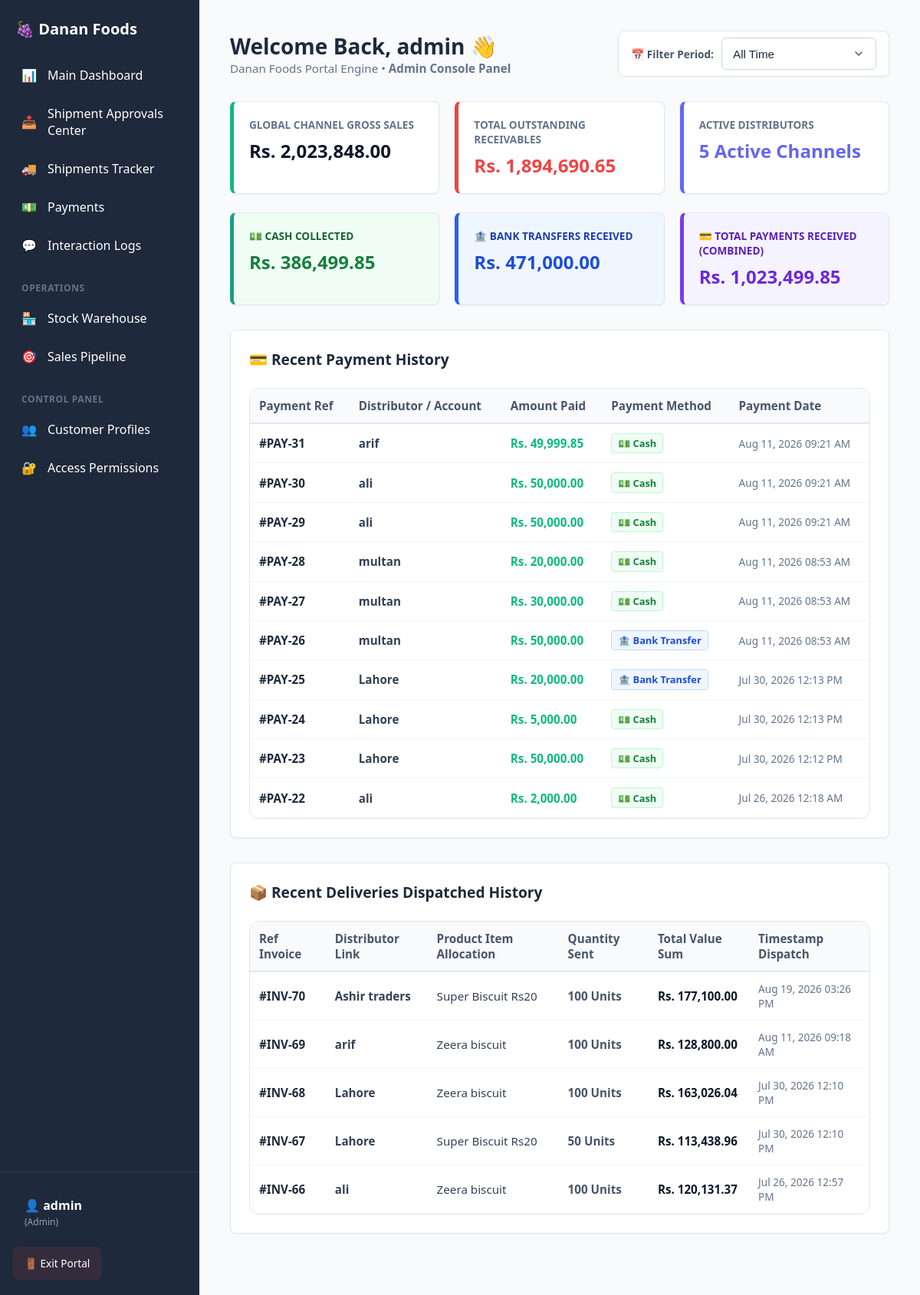
/dashboard.php (signed in), run on the app's committed database.
### tables this page shows
CREATE TABLE `customer_payments` (
  `id` int(11) NOT NULL,
  `payment_group_id` bigint(20) DEFAULT NULL,
  `customer_id` int(11) NOT NULL,
  `payment_method` enum('Cash','Bank Transfer','Bank Cheque') NOT NULL DEFAULT 'Cash',
  `bank_account_id` int(11) DEFAULT NULL,
  `cheque_number` varchar(100) DEFAULT NULL,
  `cheque_date` date DEFAULT NULL,
  `amount_paid` decimal(12,2) NOT NULL,
  `status` enum('Cleared','Hold','Bounced','Cancelled') NOT NULL DEFAULT 'Cleared',
  `payment_date` datetime DEFAULT current_timestamp(),
  `notes` varchar(255) DEFAULT NULL,
  `user_id` int(11) NOT NULL
);

CREATE TABLE `customers` (
  `id` int(11) NOT NULL,
  `full_name` varchar(100) NOT NULL,
  `email` varchar(100) NOT NULL,
  `username` varchar(50) DEFAULT NULL,
  `password` varchar(255) DEFAULT NULL,
  `raw_password_text` varchar(100) DEFAULT NULL,
  `phone` varchar(20) DEFAULT NULL,
  `address` text DEFAULT NULL,
  `assigned_agent_id` int(11) DEFAULT NULL,
  `created_at` timestamp NULL DEFAULT current_timestamp(),
  `total_balance_due` decimal(10,2) NOT NULL DEFAULT 0.00
);

CREATE TABLE `product_shipments` (
  `id` int(11) NOT NULL,
  `shipment_group_id` varchar(50) DEFAULT NULL,
  `customer_id` int(11) NOT NULL,
  `product_id` int(11) NOT NULL,
  `quantity_sent` int(11) NOT NULL,
  `total_bill` decimal(10,2) NOT NULL,
  `amount_paid` decimal(10,2) NOT NULL DEFAULT 0.00,
  `shipment_date` timestamp NULL DEFAULT current_timestamp(),
  `truck_number` varchar(50) DEFAULT NULL,
  `builty_no` varchar(50) DEFAULT NULL,
  `driver_no` varchar(50) DEFAULT NULL,
  `transport_goods_name` varchar(100) DEFAULT NULL,
  `loading_price` decimal(10,2) DEFAULT 0.00
);

CREATE TABLE `inventory` (
  `id` int(11) NOT NULL,
  `product_name` varchar(100) NOT NULL,
  `sku` varchar(50) NOT NULL,
  `available_stock` int(11) NOT NULL DEFAULT 0,
  `unit_price` decimal(10,2) NOT NULL DEFAULT 0.00,
  `fair_price` decimal(10,2) NOT NULL DEFAULT 0.00,
  `updated_at` timestamp NULL DEFAULT current_timestamp() ON UPDATE current_timestamp(),
  `price` decimal(10,2) DEFAULT 0.00
);

### dashboard.php (the view, shortened to what the rows shown need)
<?php
require_once 'config/db.php';
require_once 'includes/header.php';
$current_role = $_SESSION['role'] ?? 'Sales';
$username = $_SESSION['username'] ?? 'User';
$shipments = [];
$payments = [];
try {
    $pdo->exec("CREATE TABLE IF NOT EXISTS customer_payments (
        id INT AUTO_INCREMENT PRIMARY KEY,
        customer_id INT NOT NULL,
        amount_paid DECIMAL(10,2) NOT NULL,
        payment_method VARCHAR(50) DEFAULT 'Cash',
        payment_date TIMESTAMP DEFAULT CURRENT_TIMESTAMP
    )");
} catch (Exception $e) {
    $message = "<div class='alert alert--danger'>Database setup failed: " . htmlspecialchars($e->getMessage()) . "</div>";
}
try {
    if ($current_role === 'Admin' || $current_role === 'Manager') {
        $shipments = $pdo->query("SELECT s.*, c.full_name, p.product_name
                                FROM product_shipments s
                                LEFT JOIN customers c ON s.customer_id = c.id
                                LEFT JOIN inventory p ON s.product_id = p.id
                                ORDER BY s.id DESC LIMIT 5")->fetchAll();
        $pay_sql = "SELECT p.*, c.full_name
                    FROM customer_payments p
                    LEFT JOIN customers c ON p.customer_id = c.id";
        $pay_sql .= " ORDER BY p.id DESC LIMIT 10";
        $payments = $pdo->query($pay_sql)->fetchAll();
    }
} catch (Exception $e) {
    $error_log_msg = $e->getMessage();
}
?>
<div class="dashboard-header" style="margin-bottom: 2rem; display: flex; justify-content: space-between; align-items: center; flex-wrap: wrap; gap: 1rem;">
    <div>
        <h2 class="section-title" style="color: var(--primary-color); font-size: clamp(1.25rem, 2.5vw, 1.75rem);">Welcome Back, <?php echo htmlspecialchars($username); ?> 👋</h2>
    </div>
</div>
<div class="action-panel" style="background: #fff; padding: 1.5rem; border-radius: 8px; box-shadow: 0 1px 3px rgba(0,0,0,0.05); margin-bottom: 2rem;">
    <div class="data-table-wrapper" style="width: 100%; overflow-x: auto;">
        <table class="data-table data-table-responsive" style="width: 100%; border-collapse: collapse; min-width: auto;">
            <thead>
                <tr>
                    <th class="data-table__th" style="text-align: left; padding: 0.75rem; border-bottom: 2px solid #e2e8f0;">Payment Ref</th>
                    <th class="data-table__th" style="text-align: left; padding: 0.75rem; border-bottom: 2px solid #e2e8f0;">Distributor / Account</th>
                    <th class="data-table__th" style="text-align: left; padding: 0.75rem; border-bottom: 2px solid #e2e8f0;">Amount Paid</th>
                    <th class="data-table__th" style="text-align: left; padding: 0.75rem; border-bottom: 2px solid #e2e8f0;">Payment Method</th>
                    <th class="data-table__th" style="text-align: left; padding: 0.75rem; border-bottom: 2px solid #e2e8f0;">Payment Date</th>
                </tr>
            </thead>
            <tbody>
                <?php if (!empty($payments)): foreach ($payments as $pay): ?>
                    <tr class="data-table__tr">
                        <td class="data-table__td" data-label="Payment Ref" style="padding: 0.75rem; border-bottom: 1px solid #f1f5f9; font-weight: 700; color: var(--primary-color);">#PAY-<?php echo $pay['id']; ?></td>
                        <td class="data-table__td" data-label="Distributor / Account" style="padding: 0.75rem; border-bottom: 1px solid #f1f5f9;"><strong><?php echo htmlspecialchars($pay['full_name'] ?? 'Unknown Account'); ?></strong></td>
                        <td class="data-table__td" data-label="Amount Paid" style="padding: 0.75rem; border-bottom: 1px solid #f1f5f9; font-weight: 700; color: var(--success-color);">
                            Rs. <?php echo number_format($pay['amount_paid'], 2); ?>
                        </td>
                        <td class="data-table__td" data-label="Payment Method" style="padding: 0.75rem; border-bottom: 1px solid #f1f5f9;">
                            <?php if (($pay['payment_method'] ?? '') === 'Bank Transfer'): ?>
                                <span class="badge" style="background: #eff6ff; color: #1d4ed8; border: 1px solid #bfdbfe; padding: 0.2rem 0.5rem; border-radius: 4px; font-size: 0.8rem;">🏦 Bank Transfer</span>
                            <?php else: ?>
                                <span class="badge" style="background: #f0fdf4; color: #15803d; border: 1px solid #bbf7d0; padding: 0.2rem 0.5rem; border-radius: 4px; font-size: 0.8rem;">💵 Cash</span>
                            <?php endif; ?>
                        </td>
                        <td class="data-table__td" data-label="Payment Date" style="padding: 0.75rem; border-bottom: 1px solid #f1f5f9; font-size: 0.85rem; color: #64748b;">
                            <?php echo date('M d, Y h:i A', strtotime($pay['payment_date'])); ?>
                        </td>
                    </tr>
                <?php endforeach; endif; ?>
            </tbody>
        </table>
    </div>
</div>
<div class="action-panel" style="background: #fff; padding: 1.5rem; border-radius: 8px; box-shadow: 0 1px 3px rgba(0,0,0,0.05);">
    <div class="data-table-wrapper" style="width: 100%; overflow-x: auto;">
        <table class="data-table data-table-responsive" style="width: 100%; border-collapse: collapse; min-width: auto;">
            <thead>
                <tr>
                    <th class="data-table__th" style="text-align: left; padding: 0.75rem; border-bottom: 2px solid #e2e8f0;">Ref Invoice</th>
                    <?php if ($current_role === 'Admin' || $current_role === 'Manager'): ?>
                        <th class="data-table__th" style="text-align: left; padding: 0.75rem; border-bottom: 2px solid #e2e8f0;">Distributor Link</th>
                    <?php endif; ?>
                    <th class="data-table__th" style="text-align: left; padding: 0.75rem; border-bottom: 2px solid #e2e8f0;">Product Item Allocation</th>
                    <th class="data-table__th" style="text-align: left; padding: 0.75rem; border-bottom: 2px solid #e2e8f0;">Quantity Sent</th>
                    <th class="data-table__th" style="text-align: left; padding: 0.75rem; border-bottom: 2px solid #e2e8f0;">Total Value Sum</th>
                    <th class="data-table__th" style="text-align: left; padding: 0.75rem; border-bottom: 2px solid #e2e8f0;">Timestamp Dispatch</th>
                </tr>
            </thead>
            <tbody>
                <?php if (!empty($shipments)): foreach ($shipments as $ship): ?>
                    <tr class="data-table__tr">
                        <td class="data-table__td" data-label="Ref Invoice" style="padding: 0.75rem; border-bottom: 1px solid #f1f5f9; font-weight:600; color: var(--primary-color);">#INV-<?php echo $ship['id']; ?></td>
                        <?php if ($current_role === 'Admin' || $current_role === 'Manager'): ?>
                            <td class="data-table__td" data-label="Distributor Link" style="padding: 0.75rem; border-bottom: 1px solid #f1f5f9;"><strong><?php echo htmlspecialchars($ship['full_name'] ?? 'Unknown Account'); ?></strong></td>
                        <?php endif; ?>
                        <td class="data-table__td" data-label="Product Allocation" style="padding: 0.75rem; border-bottom: 1px solid #f1f5f9;"><?php echo htmlspecialchars($ship['product_name'] ?? 'Deleted/Unknown Asset'); ?></td>
                        <td class="data-table__td" data-label="Quantity Sent" style="padding: 0.75rem; border-bottom: 1px solid #f1f5f9; font-weight: 600; color: #475569;"><?php echo intval($ship['quantity_sent']); ?> Units</td>
                        <td class="data-table__td" data-label="Total Value" style="padding: 0.75rem; border-bottom: 1px solid #f1f5f9; font-weight:700; color: #0f172a;">Rs. <?php echo number_format($ship['total_bill'], 2); ?></td>
                        <td class="data-table__td" data-label="Timestamp" style="padding: 0.75rem; border-bottom: 1px solid #f1f5f9; font-size:0.85rem; color:#64748b;"><?php echo date('M d, Y h:i A', strtotime($ship['shipment_date'])); ?></td>
                    </tr>
                <?php endforeach; endif; ?>
            </tbody>
        </table>
    </div>
</div>
<?php require_once 'includes/footer.php'; ?>

### data on the page
customer_payments: id "31", customer.full_name "arif", amount_paid "49,999.85", payment_method "💵 Cash", payment_date "Aug 11, 2026 09:21 AM"
customer_payments: id "30", customer.full_name "ali", amount_paid "50,000.00", payment_method "💵 Cash", payment_date "Aug 11, 2026 09:21 AM"
customer_payments: id "29", customer.full_name "ali", amount_paid "50,000.00", payment_method "💵 Cash", payment_date "Aug 11, 2026 09:21 AM"
customer_payments: id "28", customer.full_name "multan", amount_paid "20,000.00", payment_method "💵 Cash", payment_date "Aug 11, 2026 08:53 AM"
customer_payments: id "27", customer.full_name "multan", amount_paid "30,000.00", payment_method "💵 Cash", payment_date "Aug 11, 2026 08:53 AM"
customer_payments: id "26", customer.full_name "multan", amount_paid "50,000.00", payment_method "🏦 Bank Transfer", payment_date "Aug 11, 2026 08:53 AM"
customer_payments: id "25", customer.full_name "Lahore", amount_paid "20,000.00", payment_method "🏦 Bank Transfer", payment_date "Jul 30, 2026 12:13 PM"
customer_payments: id "24", customer.full_name "Lahore", amount_paid "5,000.00", payment_method "💵 Cash", payment_date "Jul 30, 2026 12:13 PM"
customer_payments: id "23", customer.full_name "Lahore", amount_paid "50,000.00", payment_method "💵 Cash", payment_date "Jul 30, 2026 12:12 PM"
customer_payments: id "22", customer.full_name "ali", amount_paid "2,000.00", payment_method "💵 Cash", payment_date "Jul 26, 2026 12:18 AM"
product_shipments: id "70", customer.full_name "Ashir traders", product.product_name "Super Biscuit Rs20", quantity_sent "100", total_bill "177,100.00", shipment_date "Aug 19, 2026 03:26 PM"
product_shipments: id "69", customer.full_name "arif", product.product_name "Zeera biscuit", quantity_sent "100", total_bill "128,800.00", shipment_date "Aug 11, 2026 09:18 AM"
product_shipments: id "68", customer.full_name "Lahore", product.product_name "Zeera biscuit", quantity_sent "100", total_bill "163,026.04", shipment_date "Jul 30, 2026 12:10 PM"
product_shipments: id "67", customer.full_name "Lahore", product.product_name "Super Biscuit Rs20", quantity_sent "50", total_bill "113,438.96", shipment_date "Jul 30, 2026 12:10 PM"
product_shipments: id "66", customer.full_name "ali", product.product_name "Zeera biscuit", quantity_sent "100", total_bill "120,131.37", shipment_date "Jul 26, 2026 12:57 PM"

### other printed values
$username "admin"
$current_role "Admin"
$kpi_sales "2,023,848.00"
$kpi_receivables "1,894,690.65"
$kpi_count "5"
$kpi_cash_received "386,499.85"
$kpi_bank_received "471,000.00"
$kpi_total_received "1,023,499.85"
